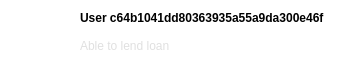
                              <widget class="QWidget" name="Scroll6" native="true">
                               <property name="minimumSize">
                                <size>
                                 <width>361</width>
                                 <height>71</height>
                                </size>
                               </property>
                               <property name="maximumSize">
                                <size>
                                 <width>361</width>
                                 <height>71</height>
                                </size>
                               </property>
                               <property name="font">
                                <font>
                                 <family>Tahoma</family>
                                </font>
                               </property>
                               <property name="styleSheet">
                                <string notr="true">background-color: rgb(255, 255, 255);
border-radius:28px</string>
                               </property>
                               <layout class="QHBoxLayout" name="horizontalLayout_25">
                                <property name="spacing">
                                 <number>4</number>
                                </property>
                                <property name="leftMargin">
                                 <number>12</number>
                                </property>
                                <property name="topMargin">
                                 <number>4</number>
                                </property>
                                <property name="rightMargin">
                                 <number>12</number>
                                </property>
                                <property name="bottomMargin">
                                 <number>4</number>
                                </property>
                                <item>
                                 <widget class="QWidget" name="Scroll6Pic" native="true">
                                  <property name="minimumSize">
                                   <size>
                                    <width>64</width>
                                    <height>64</height>
                                   </size>
                                  </property>
                                  <property name="maximumSize">
                                   <size>
                                    <width>64</width>
                                    <height>64</height>
                                   </size>
                                  </property>
                                  <property name="font">
                                   <font>
                                    <family>Tahoma</family>
                                   </font>
                                  </property>
                                  <property name="styleSheet">
                                   <string notr="true">image: url(:/buttom/img/buttom/开心_emotion-happy.svg);
border:3px solid rgb(255, 255, 255);

border-radius:32px</string>
                                  </property>
                                 </widget>
                                </item>
                                <item>
                                 <layout class="QVBoxLayout" name="Scroll6Layout">
                                  <property name="spacing">
                                   <number>0</number>
                                  </property>
                                  <property name="topMargin">
                                   <number>4</number>
                                  </property>
                                  <property name="rightMargin">
                                   <number>12</number>
                                  </property>
                                  <item>
                                   <layout class="QHBoxLayout" name="Scroll6ID">
                                    <property name="spacing">
                                     <number>12</number>
                                    </property>
                                    <property name="bottomMargin">
                                     <number>12</number>
                                    </property>
                                    <item>
                                     <layout class="QVBoxLayout" name="Scroll6ID_2">
                                      <property name="spacing">
                                       <number>8</number>
                                      </property>
                                      <item>
                                       <widget class="QLabel" name="Scroll6ID_3">
                                        <property name="font">
                                         <font>
                                          <family>Tahoma</family>
                                          <weight>75</weight>
                                          <bold>true</bold>
                                         </font>
                                        </property>
                                        <property name="text">
                                         <string>User c64b1041dd80363935a55a9da300e46f</string>
                                        </property>
                                       </widget>
                                      </item>
                                      <item>
                                       <widget class="QLabel" name="Scroll6ID_4">
                                        <property name="font">
                                         <font>
                                          <family>Tahoma</family>
                                         </font>
                                        </property>
                                        <property name="styleSheet">
                                         <string notr="true">color: rgb(224, 224, 224);</string>
                                        </property>
                                        <property name="text">
                                         <string>Able to lend loan</string>
                                        </property>
                                       </widget>
                                      </item>
                                     </layout>
                                    </item>
                                   </layout>
                                  </item>
                                 </layout>
                                </item>
                               </layout>
                              </widget>
